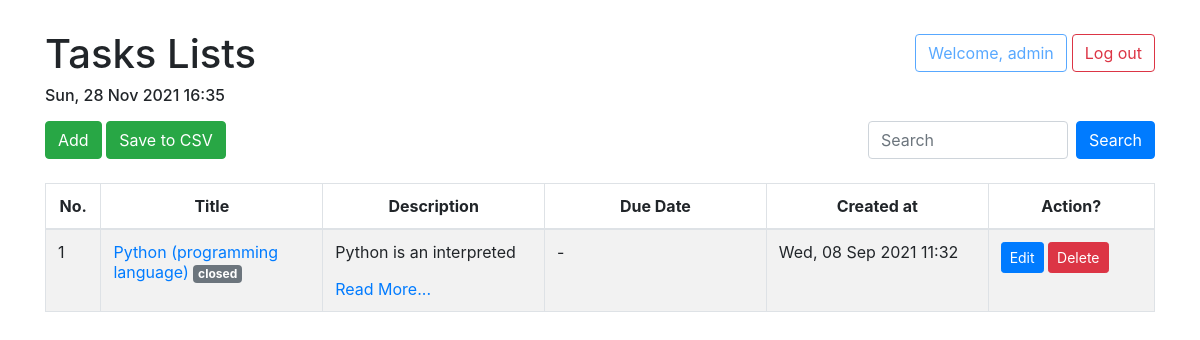
Page /task/ (signed in) on the earlier database version.
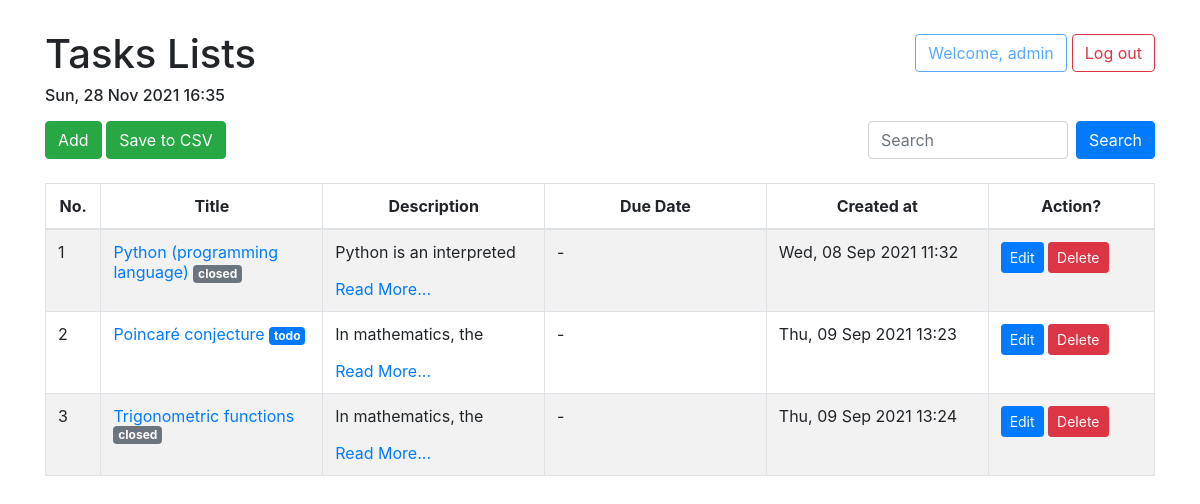
Same page on the later database version.
### task/models.py (models this page shows, shortened)
class Task(models.Model):
    class TaskStatus(models.TextChoices):
        TODO = 'todo', gettext_lazy('Todo')
        IN_PROGRESS = 'in_progress', gettext_lazy('In Progress')
        CLOSED = 'closed', gettext_lazy('Closed')
        CANCELED = 'canceled', gettext_lazy('Canceled')
    title = models.CharField(max_length=100)
    description = models.TextField()
    status = models.CharField(
        max_length=20,
        choices=TaskStatus.choices,
        default=TaskStatus.TODO,
    )
    created_at = models.DateTimeField(auto_now_add=True)
    updated_at = models.DateTimeField(auto_now=True)
    due_date = models.DateTimeField(null=True, blank=True)
    class Meta:
        db_table = 'tasks'

### task/views.py (the view)
# urls.py: path('', index_view, name='index'),
@login_required
def index_view(request):
    tasks = Task.objects.all()
    context = {
        'Tasks': tasks,
    }
    return render(request, 'index.html', context)

### templates/index.html (shortened to what this page needs)
{% extends "base.html" %}
{% block content %}
    <body>
    <div class="container">
        <div>
            <a href="{% url 'logout' %}" class="float-right btn btn-outline-danger mt-1">Log out</a>
            <button class="float-right btn btn-outline-primary mt-1" style="margin-right: 5px;" disabled>Welcome, {{ user.username }}</button>
        </div>
        <h1>Tasks Lists</h1>
        <h6 style="text-align: left">{% now "D, d M Y H:i" %}</h6>
        <form action="{% url 'task:search' %}" method="get">
            <button class="float-right btn btn-primary mt-2" type="submit">Search</button>
            <input class="float-right form-control mt-2 mr-sm-2" style="width: 200px;" name="search" type="search" placeholder="Search" aria-label="Search">
        </form>
        <div>
            <a href="{% url 'task:create' %}" class="btn btn-success">Add</a>
            <a href="{% url 'task:to_csv' %}" class="btn btn-success">Save to CSV</a>
        </div>
        <br>
        <table class="table table-bordered table-striped sortable">
            <thead>
            <tr>
                <th width="5%" style="text-align: center;">No.</th>
                <th width="20%" style="text-align: center;">Title</th>
                <th width="20%" style="text-align: center;">Description</th>
                <th width="20%" style="text-align: center;">Due Date</th>
                <th width="20%" style="text-align: center;">Created at</th>
                <th width="15%" style="text-align: center;">Action?</th>
            </tr>
            </thead>
            <tbody>
            {% if Tasks %}
                {% for task in Tasks %}
                    <tr>
                        <td>{{ forloop.counter }}</td>
                        <td>
                            <a href="{% url 'task:detail' task.id %}">
                                {{ task.title }}
                            </a>
                            {% if task.status == 'todo' %}
                                <span class="badge badge-primary"><a href="search/?search={{ task.status }}" style="color: white;">{{ task.status }}</a></span>
                            {% elif task.status == 'in_progress' %}
                                <span class="badge badge-success"><a href="search/?search={{ task.status }}" style="color: white;">{{ task.status }}</a></span>
                            {% elif task.status == 'canceled' %}
                                <span class="badge badge-danger"><a href="search/?search={{ task.status }}" style="color: white;">{{ task.status }}</a></span>
                            {% elif task.status == 'closed' %}
                                <span class="badge badge-secondary"><a href="search/?search={{ task.status }}" style="color: white;">{{ task.status }}</a></span>
                            {% endif %}
                        </td>
                        {% if task.description|length > 50 %}
                            <td>
                                <p style="max-width: 100%; max-height: 21px; overflow-y: hidden; text-overflow: ellipsis;">
                                    {{ task.description }}
                                </p>
                                <a href="{% url 'task:detail' task.id %}">
                                    Read More...
                                </a>
                            </td>
                        {% else %}
                            <td>{{ task.description }}</td>
                        {% endif %}
                        {% if task.due_date is None %}
                            <td> - </td>
                        {% endif %}
                        <td>{{ task.created_at|date:"D, d M Y H:i" }}</td>
                        <td>
                            <a href="{% url 'task:edit' task.id %}" class="btn btn-primary btn-sm">Edit</a>
                            <a href="{% url 'task:delete' task.id %}" class="btn btn-danger btn-sm">Delete</a>
                        </td>
                    </tr>
                {% endfor %}
            {% else %}
                <tr>
                    <td colspan="5">Couldn't found data.</td>
                </tr>
            {% endif %}
            </tbody>
        </table>
    </div>
    </body>
{% endblock %}

### templates/base.html (shortened to what this page needs)
<head>
    <link rel="stylesheet" href="https://maxcdn.bootstrapcdn.com/bootstrap/4.0.0/css/bootstrap.min.css">
    <link href="https://maxcdn.bootstrapcdn.com/bootstrap/4.0.0/css/bootstrap.min.css" rel="stylesheet" id="bootstrap-css">
    <link rel="stylesheet" href="https://use.fontawesome.com/releases/v5.0.8/css/all.css">
    <link rel="stylesheet" href="https://cdnjs.cloudflare.com/ajax/libs/bootstrap-datepicker/1.9.0/css/bootstrap-datepicker.min.css" />
</head>
{% block content %}{% endblock %}

### templates/index.html (style rules this page uses)
body { margin-top: 30px; }

Differences in the rows shown:
added Task: title "Poincaré conjecture", status "todo", description "In mathematics, the…", created_at "Thu, 09 Sep 2021 13:23"
added Task: title "Trigonometric functions", status "closed", description "In mathematics, the…", created_at "Thu, 09 Sep 2021 13:24"
